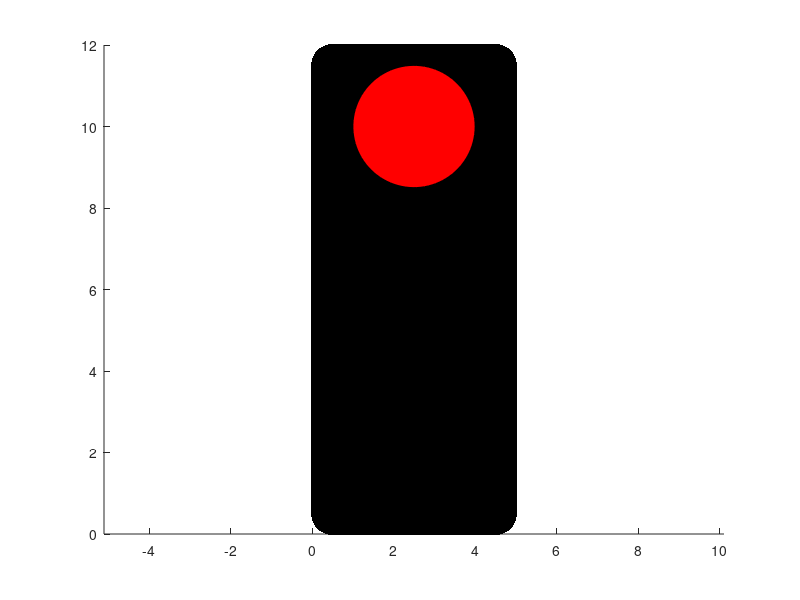

The MATLAB source for this figure:
% to make figure:
figure;
% number of steps done by the simulation:
numOfSteps = 100;
% define the width and height of the traffic signal: 
postWidth = 1;
postHeight = 10;
% the redius of circle:
lightRadias = 1.5;
% current state:
currentState = 0; % 0: red   1:yellow   2:green

for step=1:numOfSteps
    %draw black rectangle as a background 
    rectangle('position',[0 0 5 12],'facecolor','k','curvature', 0.2);
    axis equal;
    hold on;
    switch currentState
        case 0
            theta = linspace(0, 2*pi , 100);
            x = 2.5 + 1.5*cos(theta);
            y = 10 + 1.5*sin(theta);
            fill(x,y,'r');
        case 1
            theta = linspace(0, 2*pi , 100);
            x = 2.5 + 1.5*cos(theta);
            y = 6 + 1.5*sin(theta);
            fill(x,y,'y');
        case 2
            theta = linspace(0 , 2*pi , 100);
            x = 2.5 + 1.5*cos(theta);
            y = 3 + 1.5*sin(theta);
            fill(x,y,'g');
    end
    pause(1);
    currentState = mod(currentState + 1, 3);
end 
